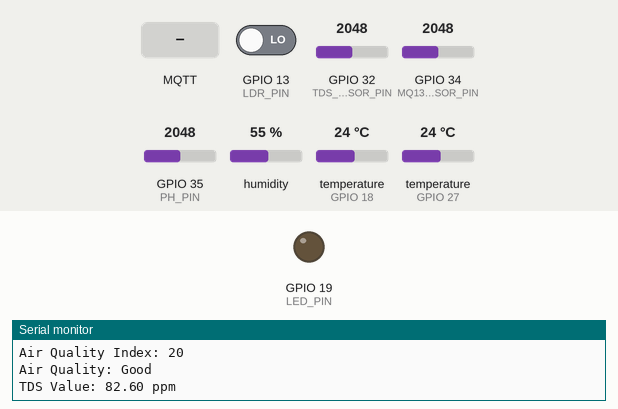
Recording of a sketch running on a simulated ESP32. Parts: output pins drawn as LEDs (lit = HIGH), the last lines printed to the serial monitor. The test bench sets the inputs (shaded band); at power-on: GPIO 13 (LDR_PIN) LOW, GPIO 32 (TDS_SENSOR_PIN) = 2048, GPIO 34 (MQ135_SENSOR_PIN) = 2048, GPIO 35 (PH_PIN) = 2048, humidity 55 %, temperature (sensors on GPIO 18, GPIO 27) 24 °C. WiFi joins after 1.5 s; servers stay silent unless stated; no MQTT or app messages arrive unless stated.

Above: at 4.2 s.
4.3 s: MQTT message "ON" arrives on the first subscribed topic
At 6.6 s:
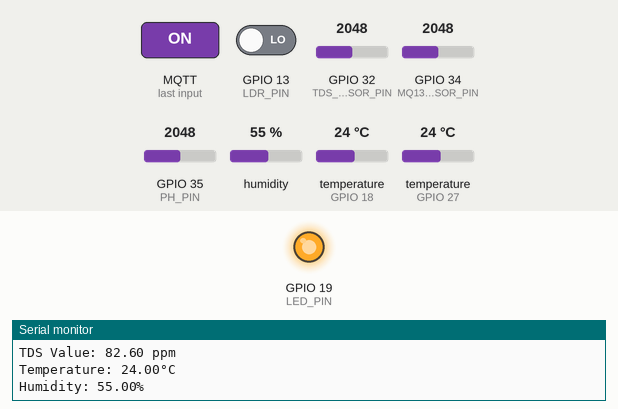
13.9 s: MQTT message "OFF" arrives on the first subscribed topic
At 15.8 s:
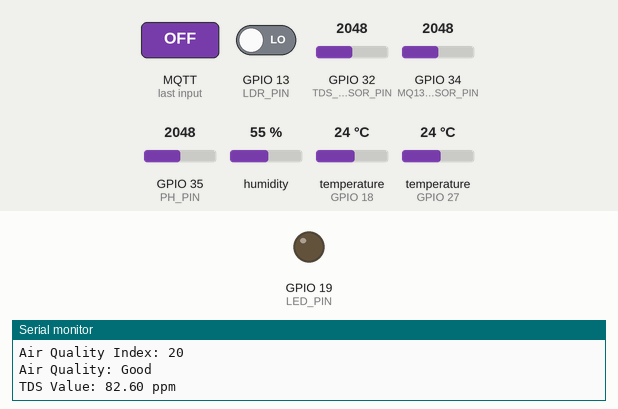
Timing chart, 0 to 17.3 s (numbered marks = the images above; inputs shaded):
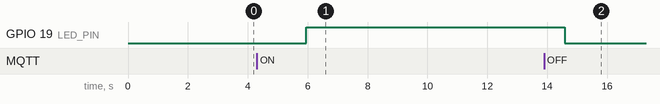

The sketch:

AgroSense_IoT.ino
```cpp
//-----Felix Rafel
#include "DHTesp.h"
#include <OneWire.h>
#include <DallasTemperature.h>
#include <PubSubClient.h>
#include <WiFi.h>

#define DHT_PIN 27
#define TEMP_SENSOR_PIN 18
#define LDR_PIN 13
#define PH_PIN 35
#define MQ135_SENSOR_PIN 34
#define TDS_SENSOR_PIN 32  // Define TDS sensor pin
#define LED_PIN 19

// WiFi and MQTT settings
const char* ssid = "Kecoa Berdansa";
const char* password = "Berbahagialah1";
const char* mqtt_server = "broker.hivemq.com";
const int mqtt_port = 1883;
const char* mqtt_topic_air = "csm3313_umt/group09/airquality";
const char* mqtt_topic_temp = "csm3313_umt/group09/temperature";
const char* mqtt_topic_humidity = "csm3313_umt/group09/humidity";
const char* mqtt_topic_tds = "csm3313_umt/group09/tds";
const char* mqtt_topic_ph = "csm3313_umt/group09/ph";
const char* mqtt_topic_light = "csm3313_umt/group09/light";
const char* mqtt_led_topic = "csm3313_umt/group09/led01";

WiFiClient espClient;
PubSubClient client(espClient);

// DHT sensor
DHTesp dht;

// DS18B20 sensor
OneWire oneWire(TEMP_SENSOR_PIN);
DallasTemperature DS18B20(&oneWire);

void setup_wifi() {
  Serial.begin(115200);
  Serial.println();
  Serial.print("Connecting to WiFi");
  WiFi.begin(ssid, password);

  while (WiFi.status() != WL_CONNECTED) {
    delay(1000);
    Serial.print(".");
  }

  Serial.println("");
  Serial.println("WiFi connected");
}
//-----Jessica Valencia
void reconnect() {
  while (!client.connected()) {
    Serial.print("Attempting MQTT connection...");
    if (client.connect("ESP32Client")) {
      Serial.println("connected");
      client.subscribe(mqtt_led_topic);  // Subscribe to LED control topic
    } else {
      Serial.print("failed, try again in 5 seconds");
      delay(5000);
    }
  }
}

void handleLedControl(String payload) {
  if (payload == "ON") {
    digitalWrite(LED_PIN, HIGH);
  } else if (payload == "OFF") {
    digitalWrite(LED_PIN, LOW);
  }
}

void callback(char* topic, byte* payload, unsigned int length) {
  String message;
  for (int i = 0; i < length; i++) {
    message += (char)payload[i];
  }

  if (String(topic) == mqtt_led_topic) {
    handleLedControl(message);
  }
}

void setup() {
  // Initialize Serial, WiFi, and MQTT
  Serial.begin(115200);
  setup_wifi();
  client.setServer(mqtt_server, mqtt_port);
  client.setCallback(callback);

  // Initialize sensors
  dht.setup(DHT_PIN, DHTesp::DHT22);
  DS18B20.begin();
  pinMode(LDR_PIN, INPUT);
  pinMode(LED_PIN, OUTPUT);
  pinMode(PH_PIN, INPUT);
  pinMode(TDS_SENSOR_PIN, INPUT);

  Serial.println();
  delay(1000);
}
//-----Wiefran Varenzo
void loop() {
  // Reconnect to MQTT if necessary
  if (!client.connected()) {
    reconnect();
  }
  client.loop();

  // DHT sensor
  float temperature = dht.getTemperature();
  float humidity = dht.getHumidity();
  Serial.print("Temperature: ");
  Serial.print(temperature, 2); // Print with 2 decimal places
  Serial.println("°C");
  Serial.print("Humidity: ");
  Serial.print(humidity, 2); // Print with 2 decimal places
  Serial.println("%");

  // DS18B20 sensor
  DS18B20.requestTemperatures();
  float tempC = DS18B20.getTempCByIndex(0);
  Serial.print("DS18B20 Temperature: ");
  Serial.print(tempC, 2); // Print with 2 decimal places
  Serial.println("°C");

  // LDR sensor
  int lightState = digitalRead(LDR_PIN);
  String lightLevel = lightState == HIGH ? "Dark" : "Light";
  Serial.println(lightLevel);

  // pH sensor
  int measurings = 0;
  for (int i = 0; i < 10; i++) {
    measurings += analogRead(PH_PIN);
    delay(10);
  }
  float voltage = (3.3 / 4095.0 * measurings / 10);
  float phValue = -5.70 * voltage + 15.72; // Example calibration formula
  Serial.print("pH = ");
  Serial.println(phValue, 2); // Print with 2 decimal places

  // Air quality sensor
  int sensor_value = analogRead(MQ135_SENSOR_PIN);
  String air_quality_label = interpret_air_quality(sensor_value / 100);
  Serial.print("Air Quality Index: ");
  Serial.println(sensor_value / 100);
  Serial.print("Air Quality: ");
  Serial.println(air_quality_label);
//-----Jessica Theresia
  // TDS sensor
  int tdsValue = analogRead(TDS_SENSOR_PIN);
  float tdsVoltage = (tdsValue * 3.3) / 4095.0; // Convert to voltage
  float tdsPPM = (tdsVoltage * 133.42) / (1 + (tdsVoltage * 1.0094)); // Convert to ppm
  Serial.print("TDS Value: ");
  Serial.print(tdsPPM, 2); // Print with 2 decimal places
  Serial.println(" ppm");

  // Publish sensor data to MQTT
  client.publish(mqtt_topic_temp, String(temperature).c_str());
  client.publish(mqtt_topic_humidity, String(humidity).c_str());
  client.publish(mqtt_topic_light, lightLevel.c_str());
  client.publish(mqtt_topic_ph, String(phValue).c_str());
  client.publish(mqtt_topic_air, air_quality_label.c_str());
  client.publish(mqtt_topic_tds, String(tdsPPM).c_str());

  delay(2000);
}

String interpret_air_quality(int value) {
  if (value >= 0 && value <= 50) {
    return "Good";
  } else if (value >= 51 && value <= 100) {
    return "Moderate";
  } else if (value >= 101 && value <= 150) {
    return "Unhealthy for Sensitive Groups";
  } else if (value >= 151 && value <= 200) {
    return "Unhealthy";
  } else if (value >= 201 && value <= 300) {
    return "Very Unhealthy";
  } else if (value >= 301) {
    return "Hazardous";
  }
}
```

Measured:
- after the input at 4.3 s, GPIO 19 (LED_PIN): LOW → HIGH after 1.6 s
- after the input at 13.9 s, GPIO 19 (LED_PIN): HIGH → LOW after 0.69 s
